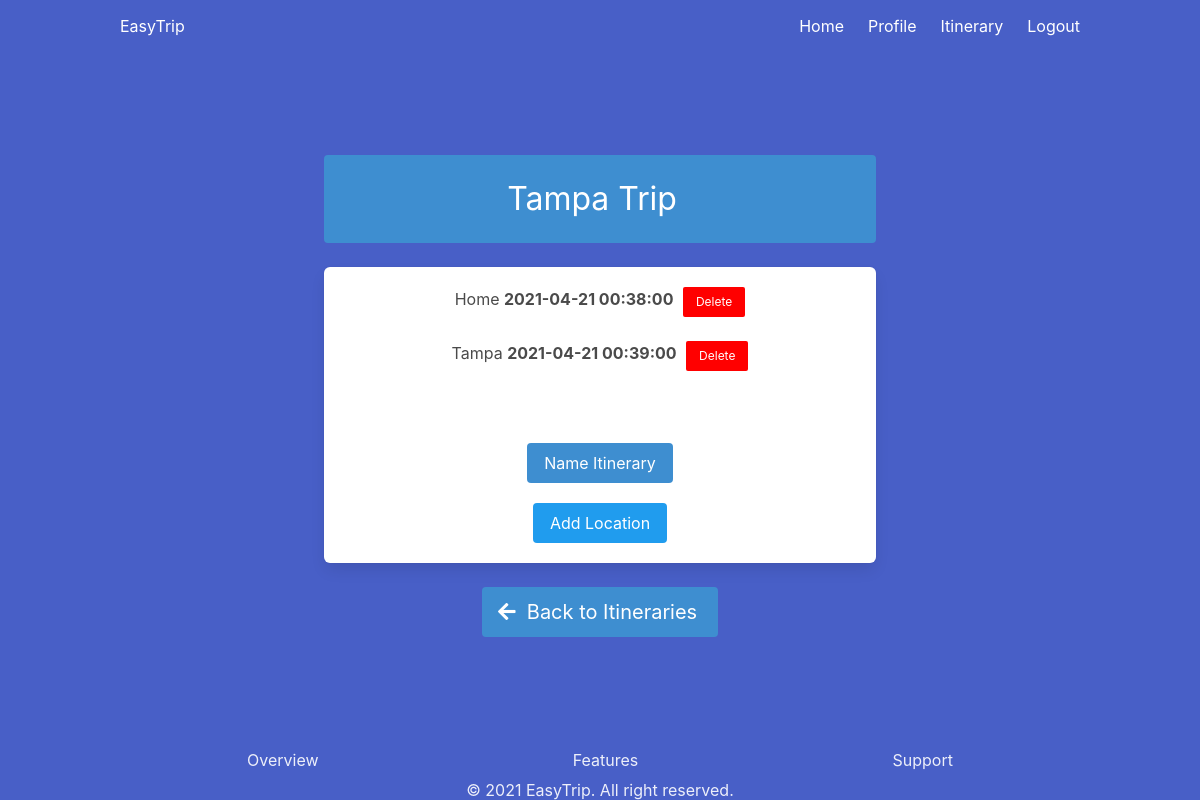
Screenshot of /itinerary/8 (signed in) with the database file from the repository.
### models.py (models this page shows, shortened)
class Itinerary(db.Model):
    id = db.Column(db.Integer, primary_key=True) # primary keys are required by SQLAlchemy
    user_id = db.Column(db.Integer, db.ForeignKey('user.id'))
    nickname = db.Column(db.String(1000))
    modified = db.Column(db.DateTime, nullable=False, default=datetime.now)
    locations = db.relationship('Location', backref='owner_itinerary', lazy='dynamic')

class Location(db.Model):
    id = db.Column(db.Integer, primary_key=True) # primary keys are required by SQLAlchemy
    nickname = db.Column(db.String(1000))
    itinerary_id = db.Column(db.Integer, db.ForeignKey('itinerary.id'))
    order = db.Column(db.Integer, autoincrement=True)
    address = db.Column(db.String(1000))
    city = db.Column(db.String(1000))
    state = db.Column(db.String(1000))
    zip = db.Column(db.Integer)
    country = db.Column(db.String(1000))
    departure_time = db.Column(db.DateTime)

### auth.py (the view)
@auth.route('/itinerary/<itin_id>', methods=['GET'])
@login_required
def edit_itinerary(itin_id):
    selected_itin = Itinerary.query.filter_by(user_id=current_user.id, id=itin_id).first()
    locations = selected_itin.locations.order_by(Location.departure_time)
    print("Hello from edit!")
    return render_template('edit_itinerary.html', itinerary=selected_itin, locations=locations)

### app.py (called while the page is built)
def create_app():
    app = Flask(__name__)
    app.config['SECRET_KEY'] = 'easy-trip-key'
    app.config['SQLALCHEMY_DATABASE_URI'] = 'sqlite:///db.sqlite'
    db.init_app(app)
    login_manager = LoginManager()
    login_manager.login_view = 'auth.login'
    login_manager.init_app(app)
    from models import User
    from models import Itinerary
    @login_manager.user_loader
    def load_user(user_id):
        return User.query.get(int(user_id))
    from auth import auth as auth_blueprint
    app.register_blueprint(auth_blueprint)
    from main import main as main_blueprint
    app.register_blueprint(main_blueprint)
    return app

### templates/edit_itinerary.html (shortened to what this page needs)
{% extends "base.html" %}
{% block content %}
<div class="column is-three-fifths is-offset-one-fifth">
    <div class="notification is-info is-size-3">
        {% if itinerary.nickname == 'NULL' %}
        <p>Itinerary {{itinerary.id}}</p>
        {% else %}
        <p>{{itinerary.nickname}}</p>
        {% endif %}
    </div>
    <div class="box">
        {% if locations.count() > 0 %}
            {% for location in locations %}
            <div style="display: block;" class="itin_list_item">
                {% if location.nickname == 'NULL' %}
                <p style="display: inline;">{{ location.address + ", " + location.city + " " + location.state }} <b>{{ location.departure_time }}</b></p>
                {% else %}
                <p style="display: inline;">{{ location.nickname }} <b>{{ location.departure_time }}</b></p>
                {% endif %}
                    <form style="display: inline;" method="POST" action="{{ url_for('auth.delete_location', itin_id=itinerary.id, loc_id=location.id) }}">
                    <button id="delete-button" class="button is-info is-small">Delete</button>
                </form>
            </div>
            {% endfor %}
            {% else %}
            <div style="display: block;" class="itin_list_item">
                <h2 class="is-5" style="display: inline;">No locations added!</h2>
            </div>
        {% endif %}
        <a class="button is-4 is-info modal-button" data-target="#modal">Name Itinerary</a>
        <div style="display: block;">
            <form method="POST" action="{{ url_for('auth.add_location', itin_id=itinerary.id) }}">
                <button id="location-button" class="button is-info is-4">Add Location</button>
            </form>
        </div>
    </div>
    <a class="button is-info is-medium" href="{{ url_for('auth.itinerary') }}">
        <span class="icon">
          <i class="fas fa-arrow-left"></i>
        </span>
        <span>Back to Itineraries</span>
    </a>
</div>
{% endblock %}

### templates/edit_itinerary.html (style rules this page uses)
#delete-button { background-color: red; margin-left: 5px; color:white; }
#location-button { background-color: #209cee; margin-top: 20px; color:white; }

### rows the page displays
Itinerary: nickname "Tampa Trip"
Location: nickname "Home", departure_time "2021-04-21 00:38:00"
Location: nickname "Tampa", departure_time "2021-04-21 00:39:00"
